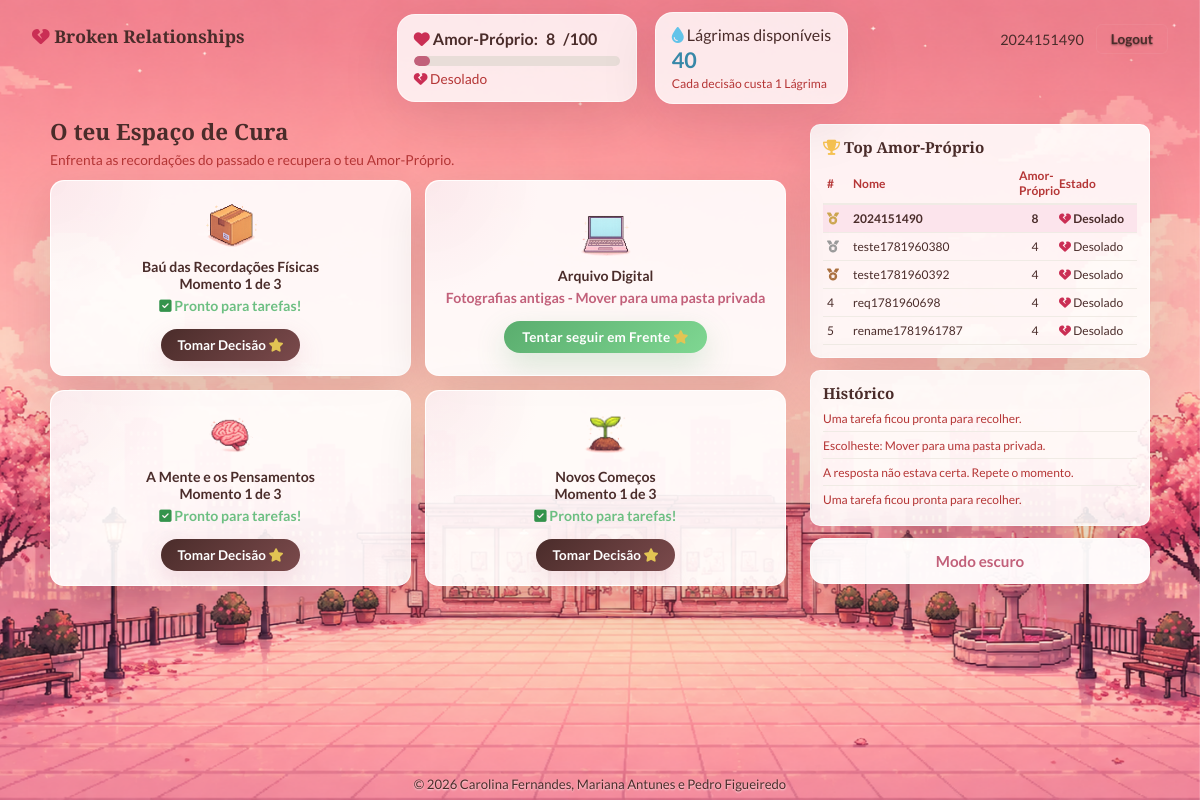
/dashboard (signed in), run on an earlier commit of the app's database.
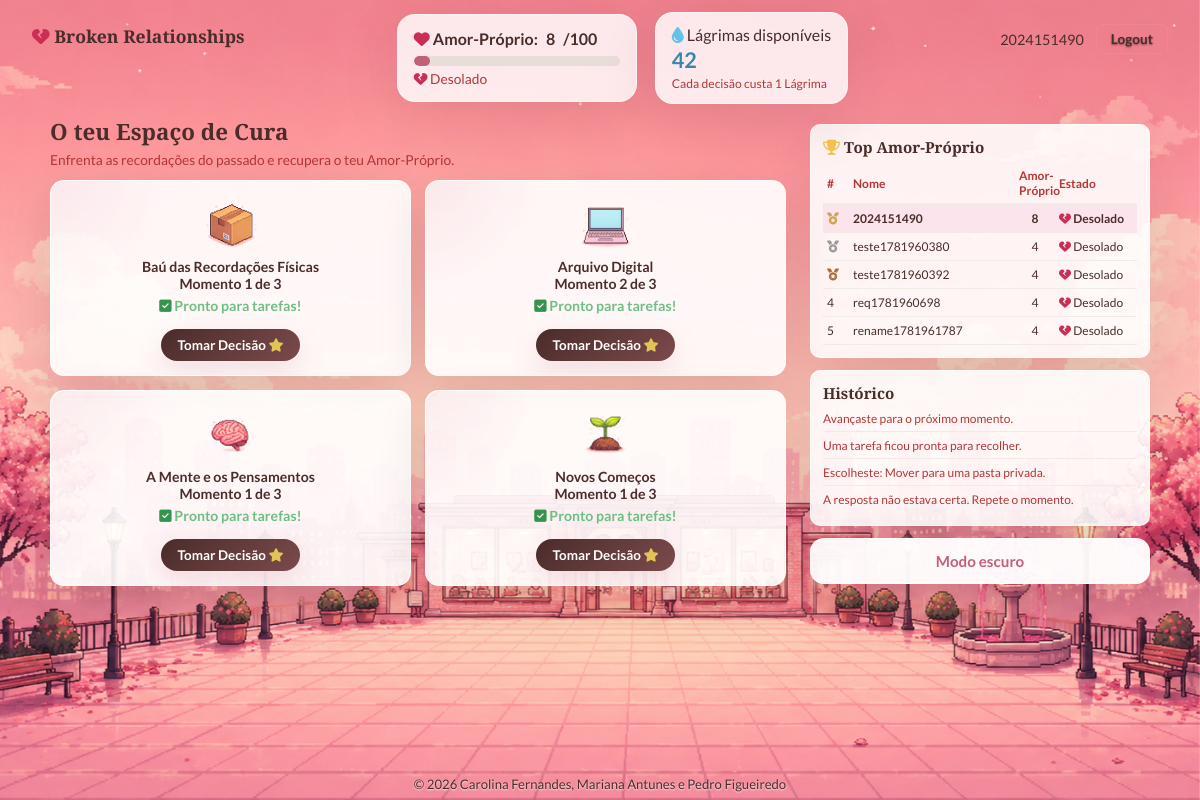
And on a later commit of the database.
### tables this page shows
CREATE TABLE USER (
                    ID INTEGER PRIMARY KEY AUTOINCREMENT,
                    USERNAME TEXT UNIQUE NOT NULL,
                    EMAIL TEXT UNIQUE NOT NULL,
                    PASSWORD TEXT NOT NULL,
                    AMOR_PROPRIO INTEGER DEFAULT 4,
                    LAGRIMAS INTEGER DEFAULT 60
                );

CREATE TABLE SLOT (
                    ID INTEGER PRIMARY KEY AUTOINCREMENT,
                    USER_ID INTEGER NOT NULL,
                    NUMERO INTEGER NOT NULL,
                    ESTADO TEXT DEFAULT 'vazio',
                    TIPO TEXT,
                    ETAPA INTEGER DEFAULT 0,
                    CONSTRUCAO_FIM TEXT,
                    TAREFA_FIM TEXT,
                    TAREFA_NOME TEXT,
                    TAREFA_CORRETA INTEGER DEFAULT 0,
                    FOREIGN KEY (USER_ID) REFERENCES USER(ID)
                );

CREATE TABLE HISTORICO (
                    ID INTEGER PRIMARY KEY AUTOINCREMENT,
                    USER_ID INTEGER NOT NULL,
                    TEXTO TEXT NOT NULL,
                    CREATED_AT TEXT DEFAULT (datetime('now')),
                    FOREIGN KEY (USER_ID) REFERENCES USER(ID)
                );

### controllers/main_controller.py (the view)
@login_required
def dashboard():
    db = current_app.config["db"]
    atualizar_slots(db, current_user.id)
    user = db.get_user_by_id(current_user.id)
    slots = db.get_slots_by_user(current_user.id)
    historico = db.get_history(current_user.id)
    top_users = []
    for top_user in db.get_top_users():
        top_users.append({
            "id": top_user["id"],
            "username": top_user["username"],
            "amor_proprio": top_user["amor_proprio"],
            "estado": get_estado_emocional(top_user["amor_proprio"]),
        })
    return render_template(
        "dashboard.html",
        user=user,
        user_estado=get_estado_emocional(user.amor_proprio),
        slots=slots,
        construcoes=construcoes,
        tarefas=tarefas,
        top_users=top_users,
        custo_decisao=custo_decisao,
        historico=historico,
    )

### app.py (called while the page is built)
@login_manager.user_loader
def load_user(user_id):
    return get_user(user_id)

### controllers/main_controller.py (called while the page is built)
def atualizar_slots(db, user_id):
    now = datetime.now()
    for slot in db.get_slots_by_user(user_id):
        if slot["estado"] == "construindo":
            fim = str_to_dt(slot["construcao_fim"])
            if not fim or now >= fim:
                db.finish_slot_build(slot["id"])
                db.add_history(user_id, "Um espaço terminou a preparação.")
        elif slot["estado"] == "processando":
            fim = str_to_dt(slot["tarefa_fim"])
            if not fim or now >= fim:
                db.mark_slot_completed(slot["id"])
                db.add_history(user_id, "Uma tarefa ficou pronta para recolher.")

### models/game_model.py (called while the page is built)
def get_user(user_id):
    db = current_app.config["db"]
    return db.get_user_by_id(user_id)

def get_estado_emocional(amor_proprio):
    if amor_proprio == 100:
        return '<i class="fa-solid fa-heart" style="color: rgb(202, 46, 84);"></i> Curado'
    if amor_proprio >= 81:
        return '<wa-icon name="star" style="color: rgb(226, 196, 83);"></wa-icon> Quase Curado'
    if amor_proprio >= 61:
        return '<wa-icon name="star" style="color: rgb(226, 196, 83);"></wa-icon> Confiante'
    if amor_proprio >= 41:
        return '<i class="fa-solid fa-seedling" style="color: rgb(78, 134, 41);"></i> A Recuperar'
    if amor_proprio >= 21:
        return '<i class="fa-solid fa-cloud-showers-heavy" style="color: rgb(117, 111, 111);"></i> A Sofrer'
    return '<i class="fa-solid fa-heart-crack" style="color: rgb(202, 46, 84);"></i> Desolado'

    def connect(self):
        return dbapi2.connect(self.dbfile)

    def get_history(self, user_id):
        with self.connect() as connection:
            cursor = connection.cursor()
            cursor.execute(
                "SELECT TEXTO, CREATED_AT FROM HISTORICO WHERE USER_ID = ? ORDER BY ID DESC LIMIT 4",
                (user_id,),
            )
            return [{"texto": row[0], "created_at": row[1]} for row in cursor.fetchall()]

    def get_user_by_id(self, user_id):
        with self.connect() as connection:
            cursor = connection.cursor()
            cursor.execute(
                "SELECT ID, USERNAME, EMAIL, PASSWORD, AMOR_PROPRIO, LAGRIMAS FROM USER WHERE ID = ?",
                (user_id,),
            )
            row = cursor.fetchone()
            if row:
                return User(row[0], row[1], row[2], row[3], row[4], row[5])
            return None

### templates/dashboard.html (shortened to what this page needs)
{% extends 'base.html' %}
{% block body_class %}dashboard-page{% endblock %}
{% block content %}
<header role="banner">
    <nav class="navbar nav-inner" aria-label="Navegação principal">
        <div class="nav-logo"><i class="fa-solid fa-heart-crack" style="color: rgb(202, 46, 84);"></i> Broken Relationships</div>
        <div class="nav-recursos">
            <div class="amor-proprio-status">
                <div class="amor-proprio-header">
                    <span><i class="fa-solid fa-heart" style="color: rgb(202, 46, 84);"></i> Amor-Próprio:</span>
                    <strong id="amor-valor">{{ user.amor_proprio }}</strong>/100
                </div>
                <div class="barra-progresso amor-bar">
                    <div class="barra-fill" id="amor-progresso" data-amor-proprio="{{ user.amor_proprio }}"></div>
                </div>
                <div class="estado-emocional" id="estado-emocional">{{ user_estado|safe }}</div>
            </div>
            <div class="lagrimas-status">
                <span><i class="fa-solid fa-droplet" style="color: rgb(98, 195, 233);"></i> Lágrimas disponíveis</span>
                <strong id="lagrimas-valor">{{ user.lagrimas }}</strong>
                <small>Cada decisão custa {{ custo_decisao }} Lágrima</small>
            </div>
        </div>
        <div class="nav-user">
            <span>{{ user.username }}</span>
            <a href="{{ url_for('logout') }}" class="btn-logout">Logout</a>
        </div>
    </nav>
</header>
<div class="dashboard" id="dashboard-main">
    <section class="secao-principal" aria-labelledby="secao-titulo">
        <article>
            <h2 id="secao-titulo" class="secao-titulo">O teu Espaço de Cura</h2>
            <p class="secao-desc">Enfrenta as recordações do passado e recupera o teu Amor-Próprio.</p>
            <div class="slots-grid" role="list">
                {% for slot in slots %}
                <div class="slot" id="slot-{{ slot.numero }}" role="listitem" data-numero="{{ slot.numero }}" data-estado="{{ slot.estado }}" data-tipo="{{ slot.tipo or '' }}" data-etapa="{{ slot.etapa or 0 }}">
                    {% if slot.estado == 'vazio' %}
                    {% set tipo_info = construcoes[slot.tipo] %}
                    <div class="slot-vazio">
                        <img class="slot-icone-img" src="{{ url_for('static', filename=tipo_info.imagem) }}" alt="{{ tipo_info.nome }}">
                        <p>{{ tipo_info.nome }}</p>
                        <p class="slot-sub">{{ tipo_info.descricao }}</p>
                        <p class="slot-custo"><i class="fa-solid fa-droplet" style="color: rgb(98, 195, 233);"></i> {{ tipo_info.custo_lagrimas }} Lágrimas · <i class="fa-solid fa-stopwatch" style="color: rgb(80, 79, 79);"></i> 1 min</p>
                        <button type="button" class="btn btn-slot" data-action="construir" data-slot="{{ slot.numero }}" data-tipo="{{ slot.tipo }}" aria-label="Construir slot {{ slot.numero }}">Preparar espaço</button>
                    </div>
                    {% elif slot.estado == 'ativo' %}
                    {% set tipo_info = construcoes[slot.tipo] %}
                    {% set total_momentos = tarefas[slot.tipo] | length %}
                    <div class="slot-ativo">
                        <img class="slot-icone-img" src="{{ url_for('static', filename=tipo_info.imagem) }}" alt="{{ tipo_info.nome }}">
                        <p>{{ tipo_info.nome }}</p>
                        <p class="slot-meta">Momento {{ slot.etapa or 1 }} de {{ total_momentos }}</p>
                        <p class="slot-sub estado-ativo"><i class="fa-solid fa-square-check" style="color: rgb(52, 147, 76);"></i> Pronto para tarefas!</p>
                        <button type="button" class="btn btn-slot btn-acao" data-action="abrirMenuTarefas" data-slot="{{ slot.numero }}" data-tipo="{{ slot.tipo }}" aria-label="Tomar Decisão no slot {{ slot.numero }}">Tomar Decisão <wa-icon name="star" style="color: rgb(226, 196, 83);"></wa-icon></button>
                    </div>
                    {% elif slot.estado == 'concluida' %}
                    {% set tipo_info = construcoes[slot.tipo] %}
                    <div class="slot-concluida">
                        <img class="slot-icone-img" src="{{ url_for('static', filename=tipo_info.imagem) }}" alt="{{ tipo_info.nome }}">
                        <p>{{ tipo_info.nome }}</p>
                        <p class="slot-sub estado-concluida">{{ slot.tarefa_nome }}</p>
                        <button type="button" class="btn btn-slot btn-recolher" data-action="recolher" data-slot="{{ slot.numero }}" aria-label="Tentar seguir em Frente slot {{ slot.numero }}">Tentar seguir em Frente <wa-icon name="star" style="color: rgb(226, 196, 83);"></wa-icon></button>
                    </div>
                    {% endif %}
                </div>
                {% endfor %}
            </div>
        </article>
    </section>
    <aside class="painel-lateral" aria-labelledby="painel-titulo">
        <div class="painel-secao">
            <h3 id="painel-titulo"><i class="fa-solid fa-trophy" style="color: rgb(247, 195, 82);"></i> Top Amor-Próprio</h3>
            <table class="leaderboard">
                <thead>
                    <tr><th>#</th><th>Nome</th><th>Amor-Próprio</th><th>Estado</th></tr>
                </thead>
                <tbody>
                    {% for u in top_users %}
                    <tr class="{% if u.id == user.id %}linha-proprio{% endif %}">
                        <td>
                            {% if loop.index == 1 %}<i class="fa-solid fa-medal" style="color: rgb(204, 165, 79);"></i>
                            {% elif loop.index == 2 %}<i class="fa-solid fa-medal" style="color: rgb(154, 154, 154);"></i>
                            {% elif loop.index == 3 %}<i class="fa-solid fa-medal" style="color: rgb(170, 112, 63);"></i>
                            {% else %}{{ loop.index }}
                            {% endif %}
                        </td>
                        <td title="{{ u.username }}">{{ u.username }}</td>
                        <td>{{ u.amor_proprio }}</td>
                        <td>{{ u.estado|safe }}</td>
                    </tr>
                    {% endfor %}
                </tbody>
            </table>
        </div>
        <div class="painel-secao">
            <h3>Histórico</h3>
            <ul class="historico-lista">
                {% for item in historico %}
                <li>{{ item.texto }}</li>
                {% else %}
                <li>Ainda não existem ações recentes.</li>
                {% endfor %}
            </ul>
        </div>
        <button id="theme-toggle" class="btn theme-toggle-inline" type="button" aria-label="Alternar modo escuro">Modo escuro</button>
    </aside>
</div>
{% endblock %}

### templates/base.html (shortened to what this page needs)
<!DOCTYPE html>
<html lang="pt">
<head>
    <link rel="stylesheet" href="{{ url_for('static', filename='css/style.css') }}">
    <link rel="stylesheet" href="https://cdnjs.cloudflare.com/ajax/libs/font-awesome/6.5.2/css/all.min.css">
</head>
<body class="{% block body_class %}{% endblock %}">
    <main id="main-content">
        {% block content %}{% endblock %}
    </main>
    <footer class="site-footer">
        <p>&copy; 2026 Carolina Fernandes, Mariana Antunes e Pedro Figueiredo</p>
    </footer>
</body>
</html>

What changed in the data, as far as the page shows it:
no longer on this page (row unchanged): HISTORICO: texto "Uma tarefa ficou pronta para recolher."
changed USER (number 1 of 5 on the later page): lagrimas "40" → "42"
changed SLOT (number 2 of 4 on the later page): ESTADO: picture added; ETAPA (not shown) → "2"; total_momentos (not shown) → "3"; ESTADO: picture removed; tarefa_nome "Fotografias antigas - Mover para uma pasta privada" → (not shown); ESTADO "Tentar seguir em Frente" → "Momento de Pronto para tarefas! Tomar Decisão"
added HISTORICO: texto "Avançaste para o próximo momento."
